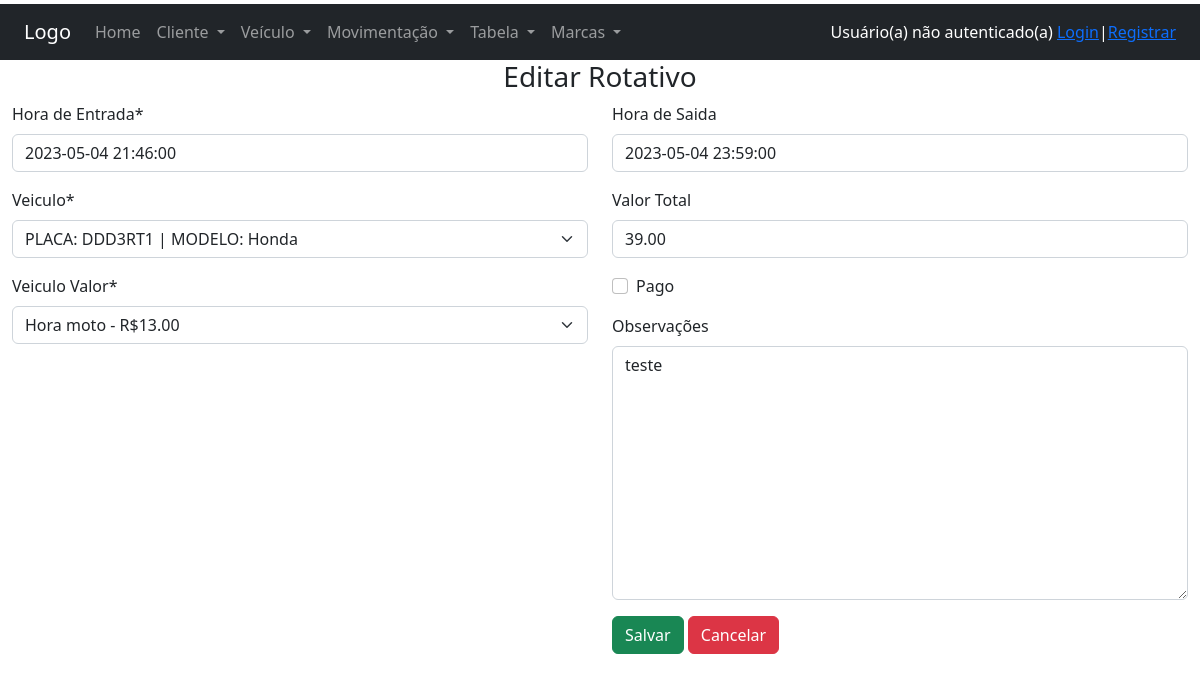
Page /altera_rotativo/1/ on the committed database.
### core/models.py (models this page shows, shortened)
class Rotativo(models.Model):
    veiculo_id = models.ForeignKey(Veiculo, on_delete=models.CASCADE, verbose_name='Veiculo')
    tabela_id = models.ForeignKey(Tabela, on_delete=models.CASCADE, verbose_name='Veiculo Valor')
    entrada = models.DateTimeField(auto_now=False, verbose_name='Hora de Entrada')
    saida = models.DateTimeField(auto_now=False, verbose_name='Hora de Saida', blank=True, null=True)
    total = models.DecimalField(max_digits=8, decimal_places=2, verbose_name='Valor Total', blank=True, null=True)
    pago = models.BooleanField(verbose_name="Pago", default=False)
    observacoes = models.TextField(blank=True, null=True, verbose_name='Observações')
    class Meta:
        verbose_name_plural = 'Rotativos'

### core/views.py (the view)
# urls.py: path('altera_rotativo/<int:id>/', alterar_rotativo, name='url_altera_rotativo'),
def alterar_rotativo(request, id):
    obj = Rotativo.objects.get(id=id)
    form = FormRotativo(request.POST or None, request.FILES or None, instance=obj)
    if request.user.is_staff:
        if request.POST:
            if form.is_valid():
                obj.calcula_total()
                form.save()
            return redirect('url_listaRotativo')
    contexto = {'form': form, 'titulo_pagina': 'Alterar_Rotativo', 'txt_nome_pagina': 'Editar Rotativo'}
    return render(request, 'cadastros/cadastro-rotativo-dividido.html', contexto)

### core/forms.py
class FormRotativo(ModelForm):
    class Meta:
        model = Rotativo
        fields = '__all__'
        widgets = {
            'entrada': DateTimePickerInput(options={'format': 'DD/MM/YYYY hh:mm:ss'}),
            'saida': DateTimePickerInput(options={'format': 'DD/MM/YYYY hh:mm:ss'})
        }

### core/models.py (called while the page is built)
    def __str__(self):
        return f'{self.descricao} - R${self.valor}'

    def __str__(self):
        return self.marca

    def __str__(self):
        if(self.marca_id):
            return f"PLACA: {self.placa} | MODELO: {self.marca_id}"
        else:
            return f"PLACA: {self.placa}"

### core/templates/cadastros/cadastro-rotativo-dividido.html (shortened to what this page needs)
{% extends 'base.html' %}
{% load crispy_forms_tags %}
{% block main %}
    <h3 class="text-center">{{ txt_nome_pagina }}</h3>
    <form class="row justify-content-center" method="POST" enctype="multipart/form-data">
        <div class="col-12 col-sm-12 col-md-6">
            {{ form.entrada | as_crispy_field }}
            {{ form.veiculo_id | as_crispy_field }}
            {{ form.tabela_id | as_crispy_field }}
        </div>
        <div class="col-12 col-sm-12 col-md-6">
            {{ form.saida | as_crispy_field }}
            {{ form.total | as_crispy_field }}
            {{ form.pago | as_crispy_field }}
            {{ form.observacoes | as_crispy_field }}
            <button class="btn btn-success" type="submit">Salvar</button>
            <button class="btn btn-danger" onclick="window.location.href='/'">Cancelar</button>
        </div>
    </form>
{% endblock %}

### rows in the picture
Rotativo: entrada "2023-05-04 21:46:00", veiculo_id "PLACA: DDD3RT1 | MODELO: Honda", tabela_id "Hora moto - R$13.00", saida "2023-05-04 23:59:00", total "39.00", observacoes "teste"

### other values in the picture
{{ txt_nome_pagina }} "Editar Rotativo"
